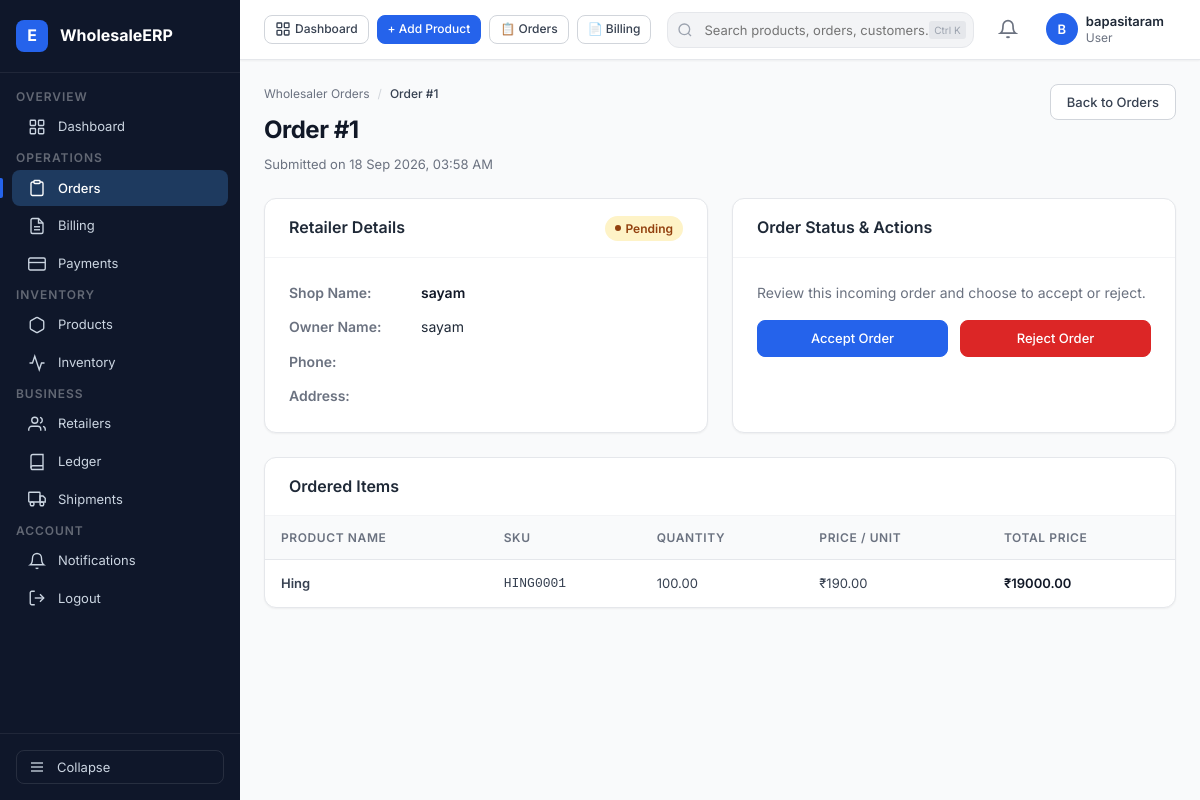
The app's page /orders/wholesaler/orders/1/ (signed in), older data.
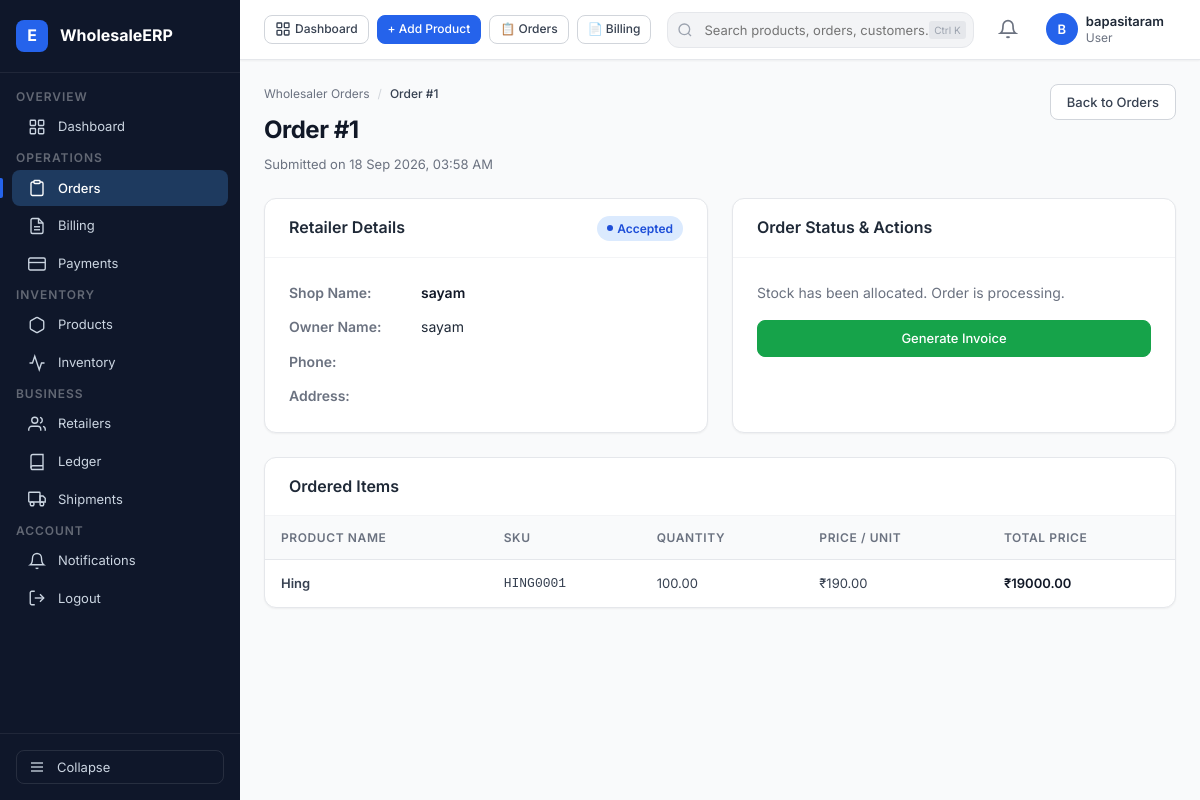
The same page, newer data.
### orders/models.py (models this page shows, shortened)
class Order(models.Model):
    STATUS_CHOICES = [
        ("PENDING","Pending"),
        ("ACCEPTED","Accepted"),
        ("WAITING_FOR_STOCK", "Waiting for Stock"),
        ("REJECTED","Rejected"),
        ("PROCESSING","Processing"),
        ("SHIPPED","Shipped"),
        ("DELIVERED","Delivered"),
        ("CANCELLED","Cancelled"),
    ]
    retailer = models.ForeignKey(
        RetailerProfile,
        on_delete=models.CASCADE,
        related_name="orders"
    )
    wholesaler = models.ForeignKey(
        WholesalerProfile,
        on_delete=models.CASCADE,
        related_name="orders"
    )
    status = models.CharField(
        max_length=30,
        choices = STATUS_CHOICES,
        default="PENDING"
    )
    order_date = models.DateTimeField(
        auto_now_add=True
    )
    notes = models.TextField(
        blank=True
    )

### accounts/models.py (models this page shows, shortened)
class RetailerProfile(models.Model):
    user = models.OneToOneField(
        User,
        on_delete=models.CASCADE,
        related_name="retailer_profile"
    )
    shop_name = models.CharField(max_length=200)
    owner_name = models.CharField(max_length=200)
    phone = models.CharField(max_length=15)
    gst_number = models.CharField(
        max_length=15,
        blank=True,
        null=True
    )
    address = models.TextField()
    city = models.CharField(max_length=100)
    state = models.CharField(max_length=100)
    pincode = models.CharField(max_length=10)
    created_at = models.DateTimeField(auto_now_add=True)

### orders/views.py (the view, shortened to what this page needs)
@login_required
def wholesaler_order_detail(request, order_id):
    wholesaler = request.user.wholesaler_profile
    order = get_object_or_404(
        Order.objects
        .select_related("retailer")
        .prefetch_related("items__product"),
        id = order_id,
        wholesaler = wholesaler
    )
    return render(
        request,
        "orders/wholesaler_order_details.html",
        {
            "order": order
        }
    )

### templates/orders/wholesaler_order_details.html (shortened to what the changed rows need)
{% extends 'base.html' %}
{% block content %}
<div class="page-header">
  <div class="page-header-left">
    <div class="breadcrumb">
      <a href="{% url 'wholesaler_orders' %}">Wholesaler Orders</a>
      <span>/</span>
      <span class="current">Order #{{ order.id }}</span>
    </div>
    <h1 class="page-title">Order #{{ order.id }}</h1>
    <p class="page-subtitle">Submitted on {{ order.order_date|date:"d M Y, h:i A" }}</p>
  </div>
</div>
<div class="grid-2">
  <div class="card">
    <div class="card-header">
      <span class="card-title">Retailer Details</span>
      <span class="badge
        {% if order.status == 'PENDING' %}badge-amber
        {% elif order.status == 'ACCEPTED' %}badge-blue
        {% elif order.status == 'PROCESSING' %}badge-blue
        {% elif order.status == 'DELIVERED' %}badge-green
        {% elif order.status == 'REJECTED' %}badge-red
        {% else %}badge-gray{% endif %}">
        {{ order.get_status_display }}
      </span>
    </div>
    <div class="card-body">
      <div style="display:grid; grid-template-columns: 120px 1fr; gap:12px; font-size:14px;">
        <div style="font-weight:600; color:#6b7280;">Shop Name:</div>
        <div style="font-weight:600; color:#111827;">{{ order.retailer.shop_name }}</div>
        <div style="font-weight:600; color:#6b7280;">Owner Name:</div>
        <div>{{ order.retailer.owner_name }}</div>
        <div style="font-weight:600; color:#6b7280;">Phone:</div>
        <div>{{ order.retailer.phone }}</div>
        <div style="font-weight:600; color:#6b7280;">Address:</div>
        <div>{{ order.retailer.address }}</div>
      </div>
    </div>
  </div>
  <div class="card">
    <div class="card-body">
      {% if order.status == "PENDING" %}
        <p class="text-muted" style="margin-bottom: 16px;">Review this incoming order and choose to accept or reject.</p>
        <form method="POST" style="display:flex; gap:12px;">
          <button type="submit" name="action" value="accept" class="btn btn-primary" style="flex:1; justify-content:center;">Accept Order</button>
          <button type="submit" name="action" value="rejected" class="btn btn-danger" style="flex:1; justify-content:center; background:#dc2626; color:#fff;">Reject Order</button>
        </form>
      {% elif order.status == "PROCESSING" or order.status == "ACCEPTED" or order.status == "DELIVERED" %}
        <p class="text-muted" style="margin-bottom:16px;">Stock has been allocated. Order is processing.</p>
        {% if order.invoice %}
          <div style="background:#f0fdf4; border:1px solid #bbf7d0; border-radius:8px; padding:16px; display:flex; align-items:center; justify-content:space-between;">
            <div>
              <div style="font-size:12px; color:#166534;">Invoice Generated</div>
              <div style="font-size:16px; font-weight:700; color:#15803d;">#{{ order.invoice.invoice_number }}</div>
            </div>
            <a href="{% url 'invoice_detail' order.invoice.id %}" class="btn btn-success btn-sm">View Invoice</a>
          </div>
        {% else %}
          <form method="POST" action="{% url 'genrate_invoice' order.id %}">
            <button type="submit" class="btn btn-success w-full" style="justify-content:center;">Generate Invoice</button>
          </form>
        {% endif %}
      {% elif order.status == "REJECTED" %}
        <div style="background:#fef2f2; border:1px solid #fecaca; border-radius:8px; padding:16px; color:#991b1b; font-weight:600;">
          ❌ This order was rejected.
        </div>
      {% endif %}
    </div>
  </div>
</div>
<div class="card" style="margin-top:24px;">
  <div class="table-wrap">
    <table class="table">
      <thead>
        <tr>
          <th>Product Name</th>
          <th>SKU</th>
          <th>Quantity</th>
          <th>Price / Unit</th>
          <th>Total Price</th>
        </tr>
      </thead>
    </table>
  </div>
</div>
{% endblock %}

Row changes from the older to the newer data that the page shows:
changed Order "sayam": status "Pending" → "Accepted"
Text that changed along with them:
text no longer shown: "Review this incoming order and choose to accept or reject. Accept Order Reject Order"
text now shown: "Stock has been allocated. Order is processing. Generate Invoice"
